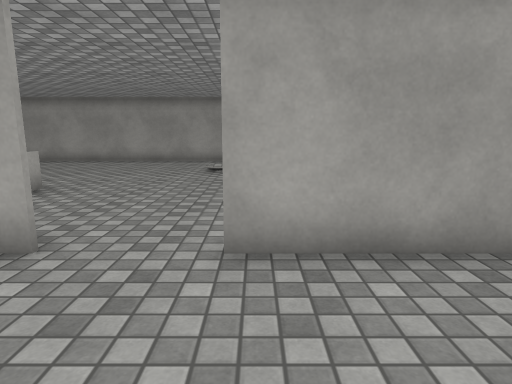
View 1 (above)

16 first-person views from a walk through a scene from a Unity 3-D project. The camera is 1.3 m above the floor, tilts 10° down and sees 75° across. The floor is counted in squares, 1 m on a side. Each view is taken from the middle of a square. On the plan, view 1 faces up. The plan holds only what a view shows up to about 14 squares ahead; the rest is blank. The place goes on beyond the plan. Door leaves are left out, so doorways stand open. Surface patterns are stand-ins for the level's own textures.

View 2
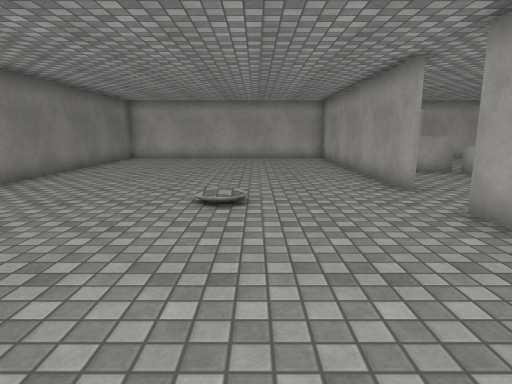

View 3
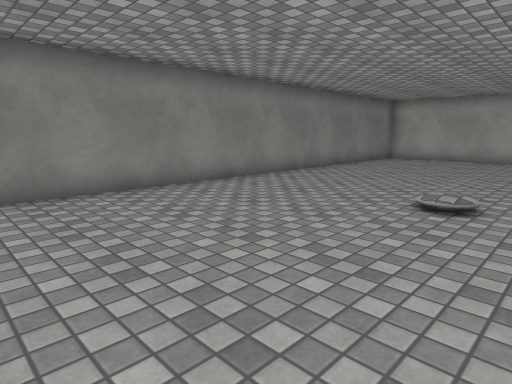

View 4
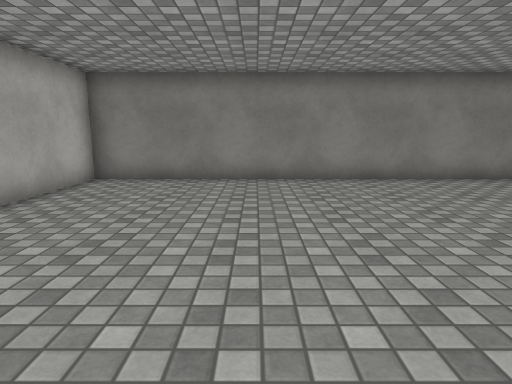

View 5
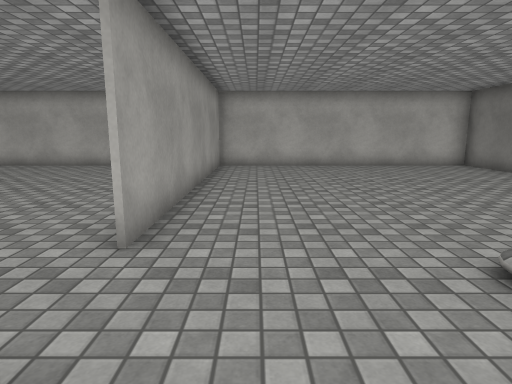

View 6
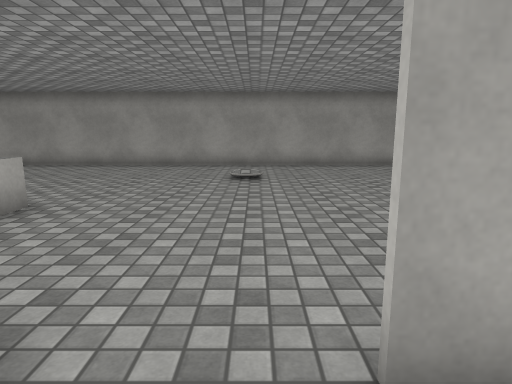

View 7
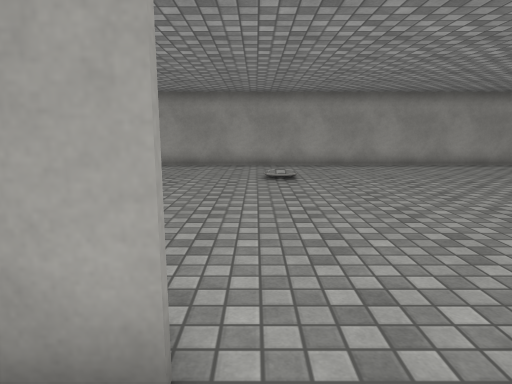

View 8
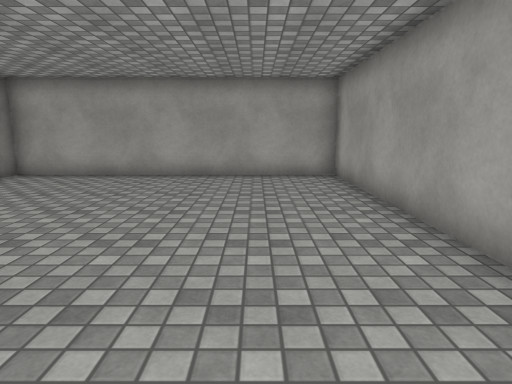

View 9
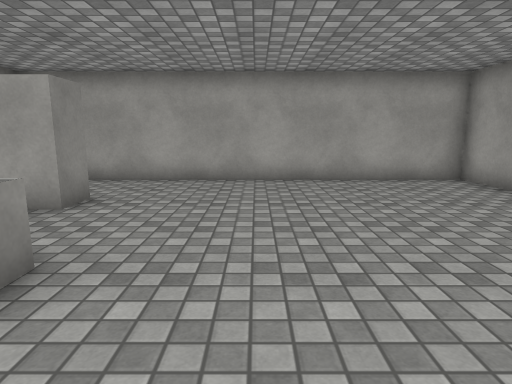

View 10
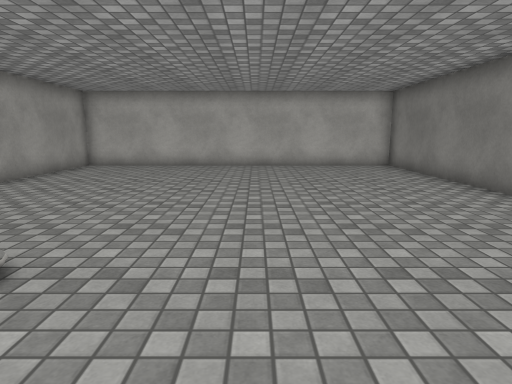

View 11
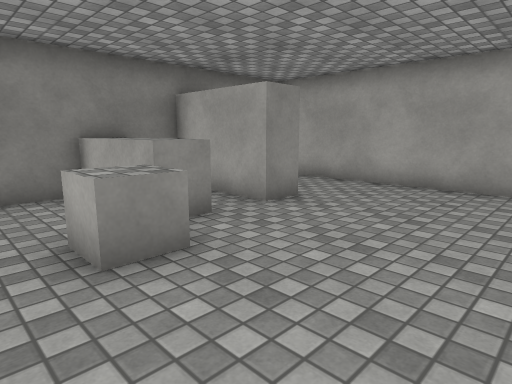

View 12
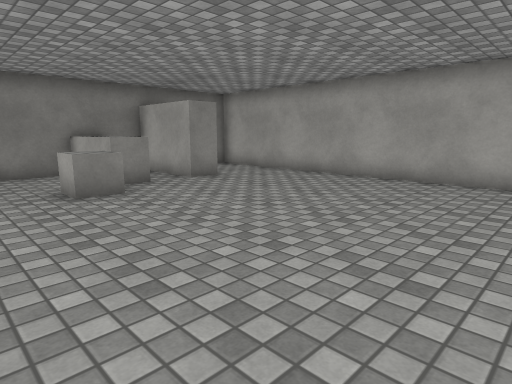

View 13
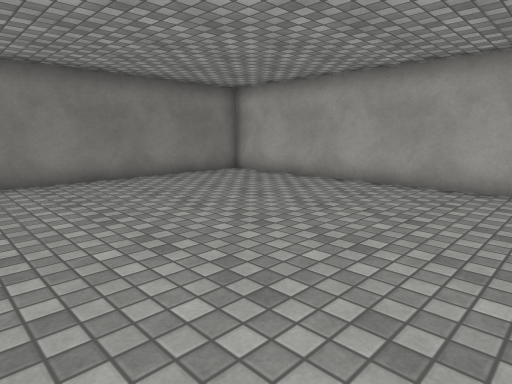

View 14
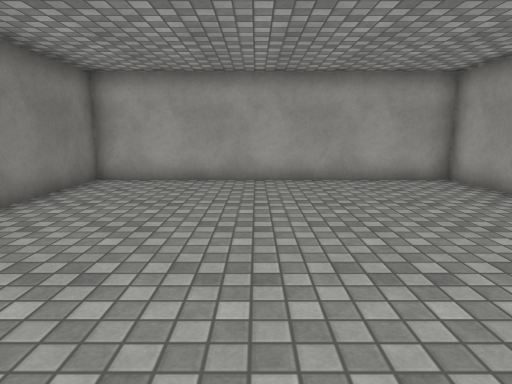

View 15
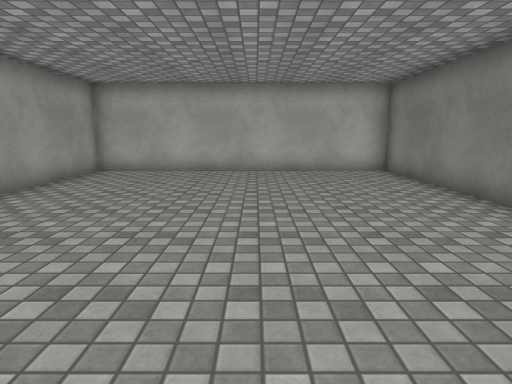

View 16
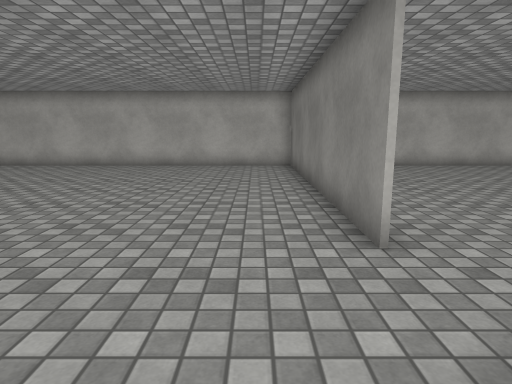

### Floor plan
Points are (right, up) in squares from view 1. A wall is a line through its corners. A room is listed if a view was taken in it or the views show most of it. See-through windows are left out.
Room 1 (views 1, 2, 3, 4, 5, 6, 7, 8, 13, 14, 15)
walls: (-2.4, 3.5) (-12.5, 3.5) (-12.5, -6.5) (9.6, -6.5) (9.6, 3.9); (9.8, 3.5) (-0.4, 3.5)
ways out: open door at (-1.5, 3.5) to room 2
Room 2 (views 9, 10, 11, 12, 16)
walls: (-6.3, 6.4) (-6.3, 3.5); (-0.4, 3.6) (9.8, 3.6); (-7.4, 6.7) (-6.4, 6.7); (-9.6, 6.7) (-8.6, 6.7) (-8.6, 3.6) (-4.4, 3.6); (9.6, 3.9) (9.6, 15.8) (-12.5, 15.8) (-12.5, 4.2)
ways out: open door at (-1.5, 3.5) to room 1
objects: other object (-6, 7) to (-5, 8)

Where each view was taken, in squares from view 1:
view 1: 0 up, 0 right, facing up
view 2: 0 up, 5 right, facing left
view 3: 1 up, 5 right, facing down-left
view 4: 3 up, 5 right, facing down
view 5: 2 up, 4 left, facing right
view 6: 2 up, 1 left, facing up
view 7: 2 up, 2 left, facing up
view 8: 1 up, 2 left, facing left
view 9: 10 up, 3 left, facing left
view 10: 9 up, 4 left, facing right
view 11: 11 up, 4 left, facing down-left
view 12: 15 up, 3 left, facing down-left
view 13: 3 up, 4 left, facing down-left
view 14: 2 down, 3 left, facing left
view 15: 2 down, 2 left, facing right
view 16: 5 up, 4 left, facing right
